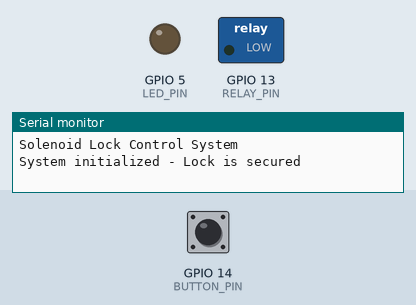
Bench run of a sketch on a simulated ESP32. On the bench: switched loads named in the sketch (green lamp = pin HIGH), output pins drawn as LEDs (lit = HIGH), the last lines printed to the serial monitor. Inputs (shaded band) come from the test bench; at power-on: GPIO 14 (BUTTON_PIN) HIGH.

Above: at 1.2 s.
1.3 s: GPIO 14 (BUTTON_PIN) pulled LOW for 0.15 s
At 2.2 s:
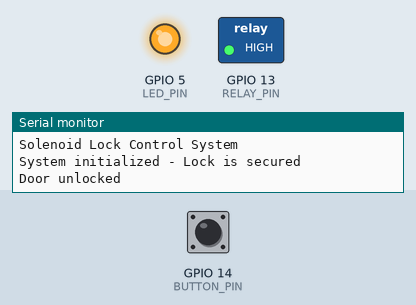
2.9 s: GPIO 14 (BUTTON_PIN) pulled LOW for 1 s
At 3.4 s:
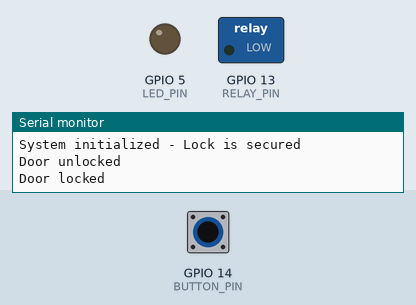
5.4 s: GPIO 14 (BUTTON_PIN) pulled LOW for 3.2 s
At 6.5 s:
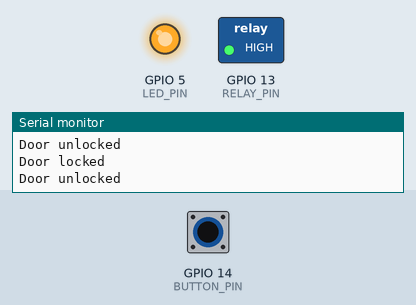
Timing chart, 0 to 8.4 s (numbered marks = the images above; inputs shaded):
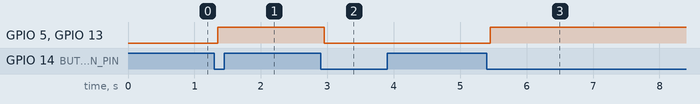

The sketch:

button_relay.ino
```cpp
// ESP32 code to control a solenoid lock using a button and LED indicator
// No WiFi implementation as requested
// Using non-blocking timing (no delays)

// Pin definitions
const int RELAY_PIN = 13;     // Relay control pin
const int LED_PIN = 5;        // Status LED pin
const int BUTTON_PIN = 14;    // Button input pin

// Variables
bool lockState = true;        // true = locked, false = unlocked
unsigned long lastDebounceTime = 0;
unsigned long debounceDelay = 50;
int lastButtonState = HIGH;
int buttonState = HIGH;

void setup() {
  // Initialize Serial for debugging
  Serial.begin(115200);
  Serial.println("Solenoid Lock Control System");

  // Configure pins
  pinMode(RELAY_PIN, OUTPUT);
  pinMode(LED_PIN, OUTPUT);
  pinMode(BUTTON_PIN, INPUT_PULLUP);

  // Initialize the lock in locked state (relay OFF)
  digitalWrite(RELAY_PIN, LOW);
  digitalWrite(LED_PIN, LOW);  // LED off when locked

  Serial.println("System initialized - Lock is secured");
}

void loop() {
  // Handle button input with debouncing
  handleButton();
}

void handleButton() {
  // Read the button state
  int reading = digitalRead(BUTTON_PIN);

  // Check if button state changed
  if (reading != lastButtonState) {
    lastDebounceTime = millis();
  }

  // Debounce the button
  if ((millis() - lastDebounceTime) > debounceDelay) {
    if (reading != buttonState) {
      buttonState = reading;

      // Toggle lock on button press (when button is LOW)
      if (buttonState == LOW) {
        toggleLock();
      }
    }
  }

  lastButtonState = reading;
}

void toggleLock() {
  lockState = !lockState;

  if (lockState) {
    // Lock the door
    digitalWrite(RELAY_PIN, LOW);  // Relay OFF
    digitalWrite(LED_PIN, LOW);    // LED OFF
    Serial.println("Door locked");
  } else {
    // Unlock the door
    digitalWrite(RELAY_PIN, HIGH); // Relay ON
    digitalWrite(LED_PIN, HIGH);   // LED ON
    Serial.println("Door unlocked");
  }
}
```

Measured:
- after the input at 1.3 s, GPIO 5 (LED_PIN), GPIO 13 (RELAY_PIN): LOW → HIGH after 0.05 s
- after the input at 2.9 s, GPIO 5 (LED_PIN), GPIO 13 (RELAY_PIN): HIGH → LOW after 0.05 s
- after the input at 5.4 s, GPIO 5 (LED_PIN), GPIO 13 (RELAY_PIN): LOW → HIGH after 0.05 s
